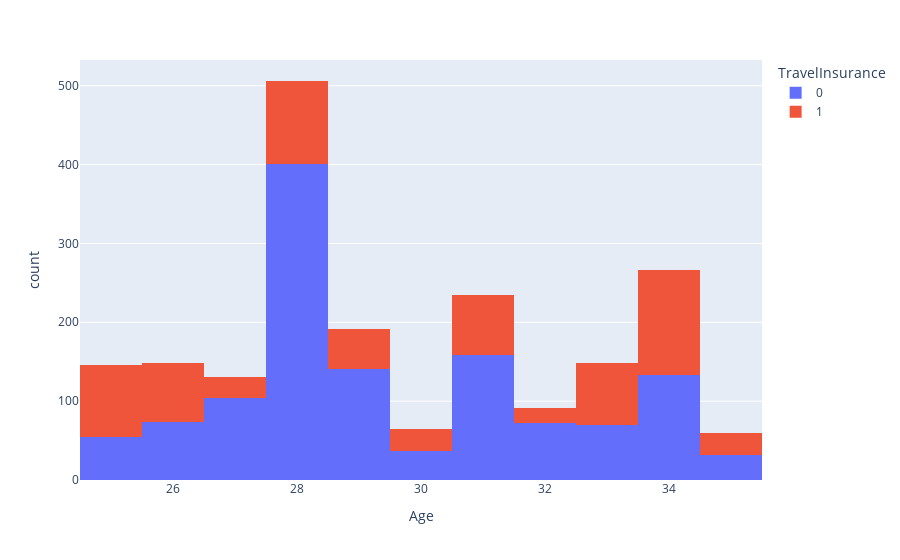

Write notebook code for a chart like this one.
### Code cell
import plotly.express as px
fig = px.histogram(data, x="Age", color="TravelInsurance",)
fig.show()

### Figure 1 — Plotly figure (JSON) as saved in the notebook; plotly's stock layout.template omitted (floating-point values rounded to 4 significant figures; data arrays with more than 128 entries replaced by an {"elided": "..."} marker saying what was removed)
{"data": [{"alignmentgroup": "True", "bingroup": "x", "hovertemplate": "TravelInsurance=0<br>Age=%{x}<br>count=%{y}<extra></extra>", "legendgroup": "0", "marker": {"color": "#636efa", "pattern": {"shape": ""}}, "name": "0", "nbinsx": 20, "offsetgroup": "0", "orientation": "v", "showlegend": true, "x": {"elided": "1277 int values"}, "xaxis": "x", "yaxis": "y", "type": "histogram"}, {"alignmentgroup": "True", "bingroup": "x", "hovertemplate": "TravelInsurance=1<br>Age=%{x}<br>count=%{y}<extra></extra>", "legendgroup": "1", "marker": {"color": "#EF553B", "pattern": {"shape": ""}}, "name": "1", "nbinsx": 20, "offsetgroup": "1", "orientation": "v", "showlegend": true, "x": {"elided": "710 int values"}, "xaxis": "x", "yaxis": "y", "type": "histogram"}], "layout": {"xaxis": {"anchor": "y", "domain": [0.0, 1.0], "title": {"text": "Age"}}, "yaxis": {"anchor": "x", "domain": [0.0, 1.0], "title": {"text": "count"}}, "legend": {"title": {"text": "TravelInsurance"}, "tracegroupgap": 0}, "margin": {"t": 60}, "barmode": "relative"}}
